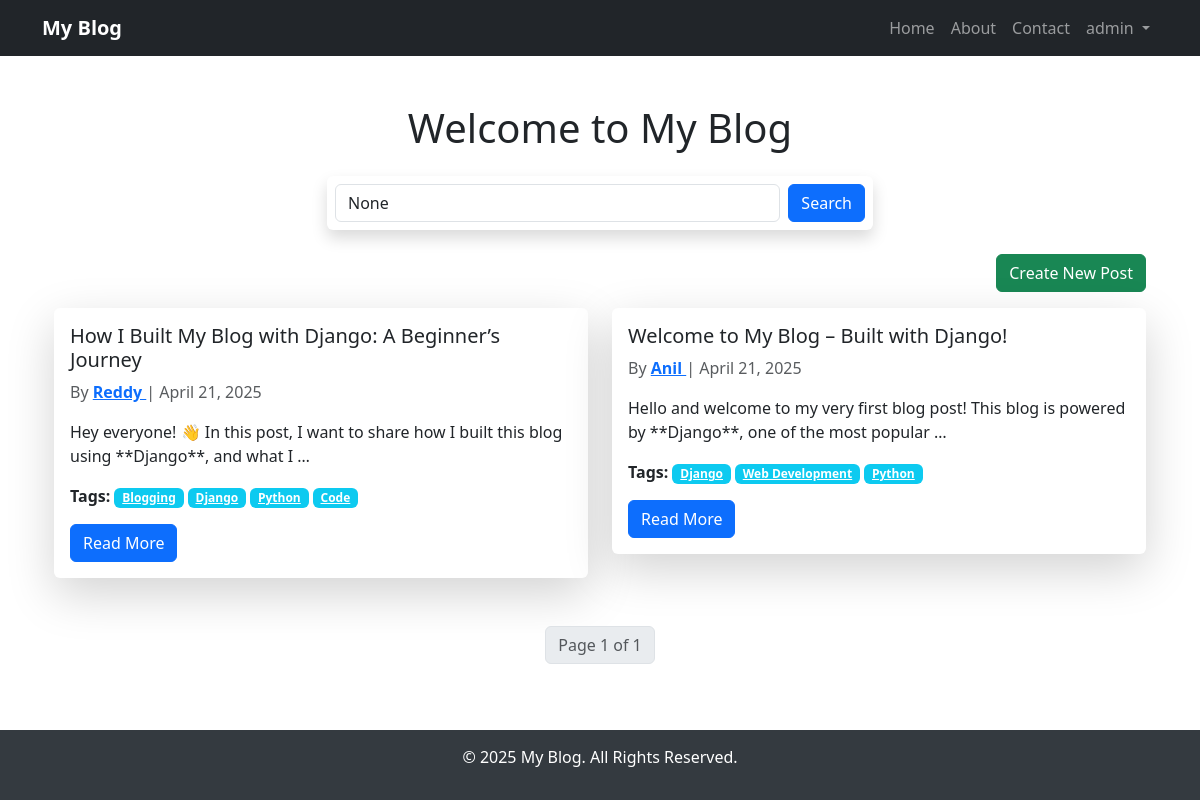
The app's page / (signed in) with its own data.
### blog/models.py (models this page shows, shortened)
class Post(models.Model):
    author = models.ForeignKey(User, on_delete=models.CASCADE, related_name="posts")
    title = models.CharField(max_length=200)
    content = models.TextField()
    created_at = models.DateTimeField(auto_now_add=True)
    updated_at = models.DateTimeField(auto_now=True)
    tags = models.CharField(max_length=255, blank=True)  # Store tags as a comma-separated string
    def get_tag_list(self):
        return [tag.strip() for tag in self.tags.split(",") if tag.strip()]

### blog/views.py (the view)
# urls.py: path('', post_list, name='post_list'),
@login_required
def post_list(request):
    query = request.GET.get('q')  # Get search query from URL
    posts = Post.objects.all().order_by('-created_at')  # Get all posts (latest first)
    if query:
        posts = posts.filter(Q(title__icontains=query) | Q(content__icontains=query))
    paginator = Paginator(posts, 2)
    page_number = request.GET.get('page')
    page_obj = paginator.get_page(page_number)
    return render(request, "blog/post_list.html", {"page_obj": page_obj, "query": query})

### templates/blog/post_list.html (shortened to what this page needs)
{% extends "base/base.html" %}
{% block content %}
<div class="container">
    <h1 class="text-center my-4">Welcome to My Blog</h1>
    <div class="d-flex justify-content-center mb-4">
        <form method="GET" action="{% url 'post_list' %}" class="d-flex w-50 shadow p-2 bg-white rounded">
            <input type="text" name="q" value="{{ query }}" placeholder="Search posts..." class="form-control me-2">
            <button type="submit" class="btn btn-primary">Search</button>
        </form>
    </div>
    <div class="text-end mb-3">
        <a href="{% url 'post_create' %}" class="btn btn-success">Create New Post</a>
    </div>
    {% if page_obj %}
        <div class="row">
            {% for post in page_obj %}
                <div class="col-md-6 mb-4">
                    <div class="card shadow-lg border-0">
                        <div class="card-body">
                            <h5 class="card-title">{{ post.title }}</h5>
                            <p class="card-text text-muted">
                                By
                                <a href="{% url 'profile' post.author.username %}" class="text-primary fw-bold">
                                    {{ post.author.username|cut:"@gmail.com"|capfirst }}
                                </a>
                                | {{ post.created_at|date:"F d, Y" }}
                            </p>
                            <p class="card-text">{{ post.content|truncatewords:20 }}</p>
                            {% if post.tags %}
                            <p class="mt-2">
                                <strong>Tags:</strong>
                                {% for tag in post.get_tag_list %}
                                    <a href="{% url 'posts_by_tag' tag %}" class="badge bg-info text-white">{{ tag }}</a>
                                {% endfor %}
                            </p>
                            {% endif %}
                            <a href="{% url 'post_detail' post.id %}" class="btn btn-primary">Read More</a>
                        </div>
                    </div>
                </div>
            {% endfor %}
        </div>
    {% endif %}
    <div class="d-flex justify-content-center mt-4">
        <nav>
            <ul class="pagination">
                <li class="page-item disabled">
                    <span class="page-link">Page {{ page_obj.number }} of {{ page_obj.paginator.num_pages }}</span>
                </li>
            </ul>
        </nav>
    </div>
</div>
{% endblock %}

### templates/base/base.html (shortened to what this page needs)
<!DOCTYPE html>
<html lang="en">
<head>
    <link rel="stylesheet" href="https://cdn.jsdelivr.net/npm/bootstrap@5.3.0/dist/css/bootstrap.min.css">
</head>
<body>
    <nav class="navbar navbar-expand-lg navbar-dark bg-dark">
        <div class="container">
            <a class="navbar-brand fw-bold" href="{% url 'post_list' %}">My Blog</a>
            <div class="collapse navbar-collapse" id="navbarNav">
                <ul class="navbar-nav ms-auto">
                    <li class="nav-item">
                        <a class="nav-link" href="{% url 'post_list' %}">Home</a>
                    </li>
                    <li class="nav-item">
                        <a class="nav-link" href="{% url 'about' %}">About</a>
                    </li>
                    <li class="nav-item">
                        <a class="nav-link" href="{% url 'contact' %}">Contact</a>
                    </li>
                    {% if user.is_authenticated %}
                        <li class="nav-item dropdown">
                            <a class="nav-link dropdown-toggle" href="#" id="userDropdown" role="button" data-bs-toggle="dropdown" aria-expanded="false">
                                {{ user.username }}
                            </a>
                        </li>
                    {% else %}
                        <li class="nav-item">
                            <a class="nav-link" href="{% url 'login' %}">Login</a>
                        </li>
                    {% endif %}
                </ul>
            </div>
        </div>
    </nav>
    <div class="container mt-4 content-wrapper">
        {% block content %}{% endblock %}
    </div>
    <footer>
        <p>&copy; 2025 My Blog. All Rights Reserved.</p>
    </footer>
</body>
</html>

### templates/base/base.html (style rules this page uses)
html, body { height: 100%; margin: 0; display: flex; flex-direction: column; }
.content-wrapper { flex: 1; }
footer { width: 100%; background: #343a40; color: white; text-align: center; padding: 15px 0; }

### records on screen
Post: title "How I Built My Blog with Django: A Beginner’s Journey", author.username "Reddy", created_at "April 21, 2025", content "Hey everyone! 👋 In this post, I want to share how I built this blog using **Django**, and what I …", get_tag_list "Blogging" "Django" "Python" "Code"
Post: title "Welcome to My Blog – Built with Django!", author.username "Anil", created_at "April 21, 2025", content "Hello and welcome to my very first blog post! This blog is powered by **Django**, one of the most popular …", get_tag_list "Django" "Web Development" "Python"

### other values on screen
{{ user.username }} "admin"
{{ page_obj.number }} "1"
{{ page_obj.paginator.num_pages }} "1"
